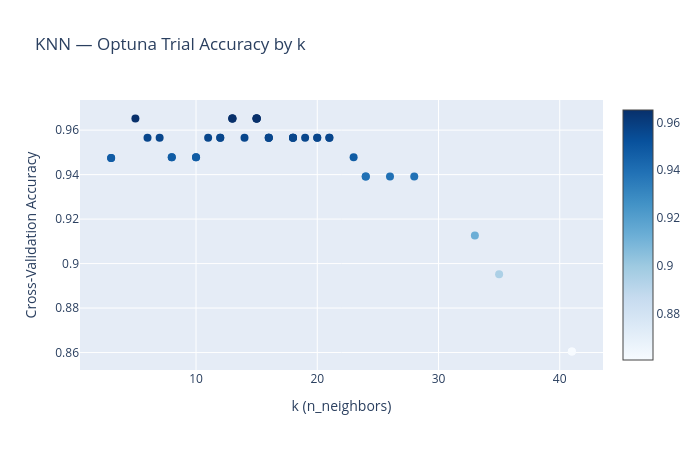
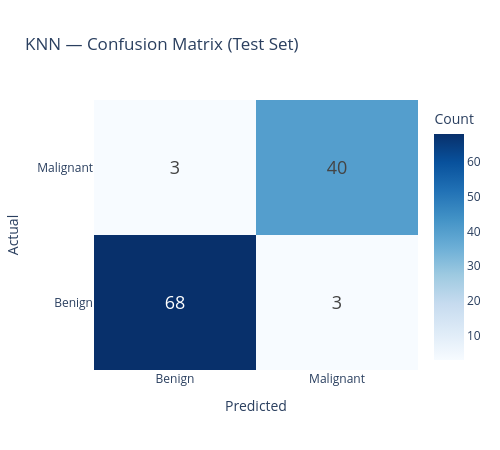

Notebook cell for these charts, in order:
### Markdown cell above
## KNN

### Code cell
# Reload the Optuna study if saved, or re-run tuning
# If you saved the study: study = joblib.load("models/knn_study.joblib")
# Otherwise re-tune (quick — 40 trials):
import optuna
from sklearn import model_selection, neighbors

optuna.logging.set_verbosity(optuna.logging.WARNING)

_, features_train, _, target_train, _ = load_and_prepare_data()

def objective(trial):
    k = trial.suggest_int("n_neighbors", 2, 41)
    model = neighbors.KNeighborsClassifier(n_neighbors=k)
    return model_selection.cross_val_score(model, features_train, target_train, cv=5, scoring="accuracy").mean()

study = optuna.create_study(direction="maximize")
study.optimize(objective, n_trials=40)

plot_optuna_trials(study, "KNN").show()
plot_confusion_matrix(target_test, knn_predictions, "KNN").show()

### Figure 1 — Plotly figure (JSON) as saved in the notebook; plotly's stock layout.template omitted (floating-point values rounded to 4 significant figures)
{"data": [{"hoverinfo": "text", "marker": {"color": [0.9474, 0.9474, 0.9652, 0.9565, 0.9565, 0.9478, 0.9478, 0.9478, 0.9478, 0.9565, 0.9565, 0.9565, 0.9652, 0.9652, 0.9652, 0.9565, 0.9652, 0.9652, 0.9652, 0.9652, 0.9565, 0.9565, 0.9565, 0.9565, 0.9565, 0.9565, 0.9565, 0.9565, 0.9565, 0.9565, 0.9565, 0.9478, 0.9391, 0.9391, 0.9391, 0.9391, 0.9126, 0.8953, 0.8605, 0.8605], "colorscale": [[0, "rgb(247,251,255)"], [0.125, "rgb(222,235,247)"], [0.25, "rgb(198,219,239)"], [0.375, "rgb(158,202,225)"], [0.5, "rgb(107,174,214)"], [0.625, "rgb(66,146,198)"], [0.75, "rgb(33,113,181)"], [0.875, "rgb(8,81,156)"], [1, "rgb(8,48,107)"]], "showscale": true, "size": 8}, "mode": "markers", "text": ["k=3, acc=0.9474", "k=3, acc=0.9474", "k=5, acc=0.9652", "k=6, acc=0.9565", "k=7, acc=0.9565", "k=8, acc=0.9478", "k=8, acc=0.9478", "k=10, acc=0.9478", "k=10, acc=0.9478", "k=11, acc=0.9565", "k=12, acc=0.9565", "k=12, acc=0.9565", "k=13, acc=0.9652", "k=13, acc=0.9652", "k=13, acc=0.9652", "k=14, acc=0.9565", "k=15, acc=0.9652", "k=15, acc=0.9652", "k=15, acc=0.9652", "k=15, acc=0.9652", "k=16, acc=0.9565", "k=16, acc=0.9565", "k=16, acc=0.9565", "k=18, acc=0.9565", "k=18, acc=0.9565", "k=18, acc=0.9565", "k=19, acc=0.9565", "k=20, acc=0.9565", "k=20, acc=0.9565", "k=21, acc=0.9565", "k=21, acc=0.9565", "k=23, acc=0.9478", "k=24, acc=0.9391", "k=24, acc=0.9391", "k=26, acc=0.9391", "k=28, acc=0.9391", "k=33, acc=0.9126", "k=35, acc=0.8953", "k=41, acc=0.8605", "k=41, acc=0.8605"], "type": "scatter", "x": [3, 3, 5, 6, 7, 8, 8, 10, 10, 11, 12, 12, 13, 13, 13, 14, 15, 15, 15, 15, 16, 16, 16, 18, 18, 18, 19, 20, 20, 21, 21, 23, 24, 24, 26, 28, 33, 35, 41, 41], "y": [0.9474, 0.9474, 0.9652, 0.9565, 0.9565, 0.9478, 0.9478, 0.9478, 0.9478, 0.9565, 0.9565, 0.9565, 0.9652, 0.9652, 0.9652, 0.9565, 0.9652, 0.9652, 0.9652, 0.9652, 0.9565, 0.9565, 0.9565, 0.9565, 0.9565, 0.9565, 0.9565, 0.9565, 0.9565, 0.9565, 0.9565, 0.9478, 0.9391, 0.9391, 0.9391, 0.9391, 0.9126, 0.8953, 0.8605, 0.8605]}], "layout": {"height": 450, "title": {"text": "KNN — Optuna Trial Accuracy by k"}, "width": 700, "xaxis": {"title": {"text": "k (n_neighbors)"}}, "yaxis": {"title": {"text": "Cross-Validation Accuracy"}}}}

### Figure 2 — Plotly figure (JSON) as saved in the notebook; plotly's stock layout.template omitted (floating-point values rounded to 4 significant figures)
{"data": [{"colorbar": {"title": {"text": "Count"}}, "colorscale": [[0, "rgb(247,251,255)"], [0.125, "rgb(222,235,247)"], [0.25, "rgb(198,219,239)"], [0.375, "rgb(158,202,225)"], [0.5, "rgb(107,174,214)"], [0.625, "rgb(66,146,198)"], [0.75, "rgb(33,113,181)"], [0.875, "rgb(8,81,156)"], [1, "rgb(8,48,107)"]], "text": [[68, 3], [3, 40]], "textfont": {"size": 18}, "texttemplate": "%{text}", "type": "heatmap", "x": ["Benign", "Malignant"], "y": ["Benign", "Malignant"], "z": [[68, 3], [3, 40]]}], "layout": {"height": 450, "title": {"text": "KNN — Confusion Matrix (Test Set)"}, "width": 500, "xaxis": {"title": {"text": "Predicted"}}, "yaxis": {"title": {"text": "Actual"}}}}
